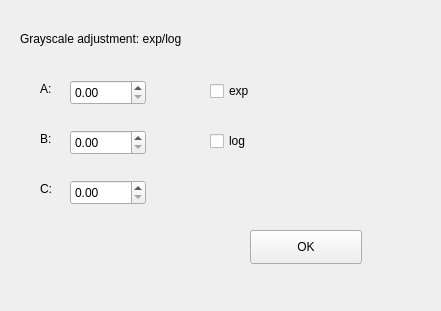
    <widget class="QWidget" name="UGSAWidget" native="true">
     <property name="geometry">
      <rect>
       <x>10</x>
       <y>10</y>
       <width>441</width>
       <height>311</height>
      </rect>
     </property>
     <widget class="QLabel" name="label_45">
      <property name="geometry">
       <rect>
        <x>20</x>
        <y>30</y>
        <width>281</width>
        <height>18</height>
       </rect>
      </property>
      <property name="text">
       <string>Grayscale adjustment: exp/log</string>
      </property>
     </widget>
     <widget class="QLabel" name="label_46">
      <property name="geometry">
       <rect>
        <x>40</x>
        <y>80</y>
        <width>31</width>
        <height>18</height>
       </rect>
      </property>
      <property name="text">
       <string>A:</string>
      </property>
     </widget>
     <widget class="QLabel" name="label_47">
      <property name="geometry">
       <rect>
        <x>40</x>
        <y>130</y>
        <width>31</width>
        <height>18</height>
       </rect>
      </property>
      <property name="text">
       <string>B:</string>
      </property>
     </widget>
     <widget class="QLabel" name="label_48">
      <property name="geometry">
       <rect>
        <x>40</x>
        <y>180</y>
        <width>31</width>
        <height>18</height>
       </rect>
      </property>
      <property name="text">
       <string>C:</string>
      </property>
     </widget>
     <widget class="QDoubleSpinBox" name="inputUGSAA">
      <property name="geometry">
       <rect>
        <x>70</x>
        <y>80</y>
        <width>76</width>
        <height>25</height>
       </rect>
      </property>
      <property name="maximum">
       <double>999.000000000000000</double>
      </property>
     </widget>
     <widget class="QDoubleSpinBox" name="inputUGSAB">
      <property name="geometry">
       <rect>
        <x>70</x>
        <y>130</y>
        <width>76</width>
        <height>25</height>
       </rect>
      </property>
      <property name="maximum">
       <double>999.000000000000000</double>
      </property>
     </widget>
     <widget class="QDoubleSpinBox" name="inputUGSAC">
      <property name="geometry">
       <rect>
        <x>70</x>
        <y>180</y>
        <width>76</width>
        <height>25</height>
       </rect>
      </property>
      <property name="minimum">
       <double>0.000000000000000</double>
      </property>
      <property name="maximum">
       <double>999.000000000000000</double>
      </property>
     </widget>
     <widget class="QCheckBox" name="inputUGSAexp">
      <property name="geometry">
       <rect>
        <x>210</x>
        <y>80</y>
        <width>105</width>
        <height>22</height>
       </rect>
      </property>
      <property name="text">
       <string>exp</string>
      </property>
     </widget>
     <widget class="QCheckBox" name="inputUGSAlog">
      <property name="geometry">
       <rect>
        <x>210</x>
        <y>130</y>
        <width>105</width>
        <height>22</height>
       </rect>
      </property>
      <property name="text">
       <string>log</string>
      </property>
     </widget>
     <widget class="QPushButton" name="UGSAOkBtn">
      <property name="geometry">
       <rect>
        <x>250</x>
        <y>230</y>
        <width>112</width>
        <height>34</height>
       </rect>
      </property>
      <property name="text">
       <string>OK</string>
      </property>
     </widget>
    </widget>
